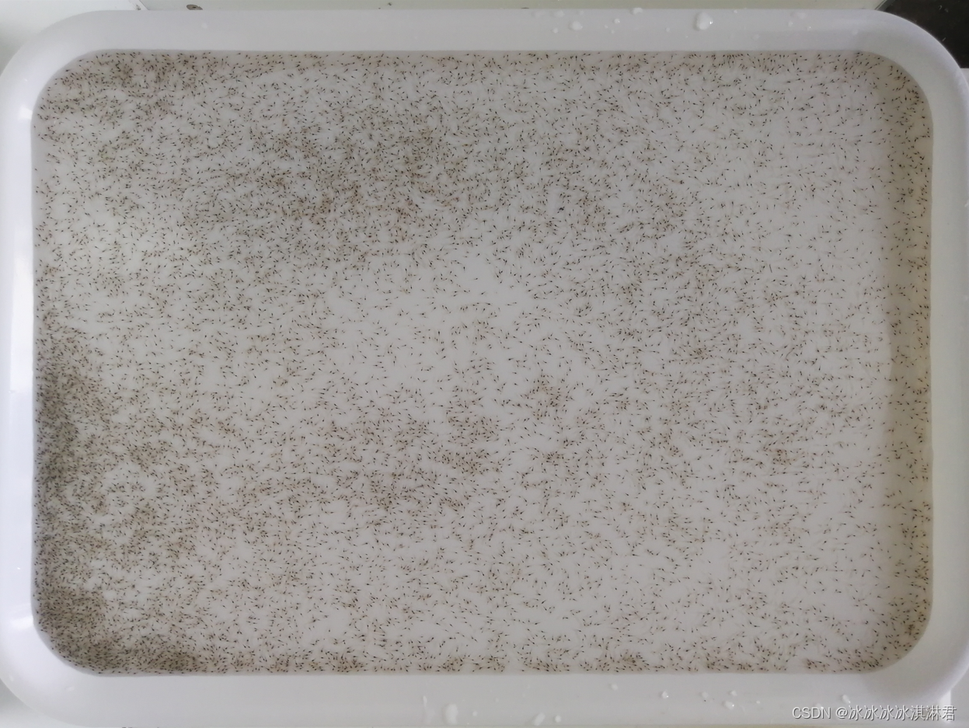
#> input picture resources/1.png, 969 x 728 px, shrunk from 1247 x 937 before the run
$ python -i countSpot.py   (imports and definitions only)
#> lines starting #> are read from the running program, lines starting #| are printed output that depends on the picture; after the words box and inside, x2 and y2 are one past the last pixel; in counts of white or black regions, pixels touching at a corner belong together
'''
/-----resources - 存储源文件
    ∟run
       ∟result - 存储处理结果
虾苗识别 - 自动计算面积阈值
'''
import matplotlib.pyplot as plt
import numpy as np
import cv2
from tqdm import tqdm
import os
import threading
import time


# 文件重命名
# [21 lines left out: function rename, not called in this run]


# rename(6)


class ShrimpIdent:
    def __init__(self):
        self.resPath = "resources"
        self.relPath = "run/result"
        self.filesPath = [(self.resPath + '/' + f) for f in os.listdir(self.resPath)]  # 待处理图像的相对路径
        self.relsPath = [(self.relPath + '/' + f) for f in os.listdir(self.resPath)]  # 处理结果保存的相对路径
        self.chartsPath = self.relPath + '/' + "charts.jpg"
        self.charts = {}
        # self.charts = {'0.jpg': 10356, '1.jpg': 8755, '2.jpg': 12821, '3.jpg': 21769, '4.jpg': 12821, '5.jpg': 12821,
        #                '6.jpg': 9475, '7.jpg': 9006, '8.jpg': 10171, '9.jpg': 10391}

    # 显示初始图像
    def showOriginalImg(self, img):
        cv2.imshow("win", img)

        # [6 lines of commented-out code are left out]
    # [8 lines left out: function showProcessedImg, not called in this run]

    # 计算图像阈值
    def computeAreasThreshold(self, areas):
        areas_set = list(set(areas))
        areas_set.sort()

        areas_num = []

        for i in range(len(areas_set)):
            if areas_set[i] == 0:
                continue
            areas_num.append(areas.count(areas_set[i]))

        areas_thre_index = 0
        areas_thre = 0

        for i in range(len(areas_num)):
            if areas_num[i] > max(areas_num) * 0.1:
                areas_thre = i

        return areas_thre

    # 识别目标并计数
    def computeNumberShrimp(self, pic_path):
#> called with pic_path = 'resources/1.png'
        img = cv2.imread(pic_path)
#> img is the input picture: shape (728, 969, 3); mean B, G, R 149.9, 153.3, 157.5
        gray = cv2.cvtColor(img, cv2.COLOR_BGR2GRAY)
        thre, edge = cv2.threshold(gray, 100, 255, cv2.THRESH_BINARY)
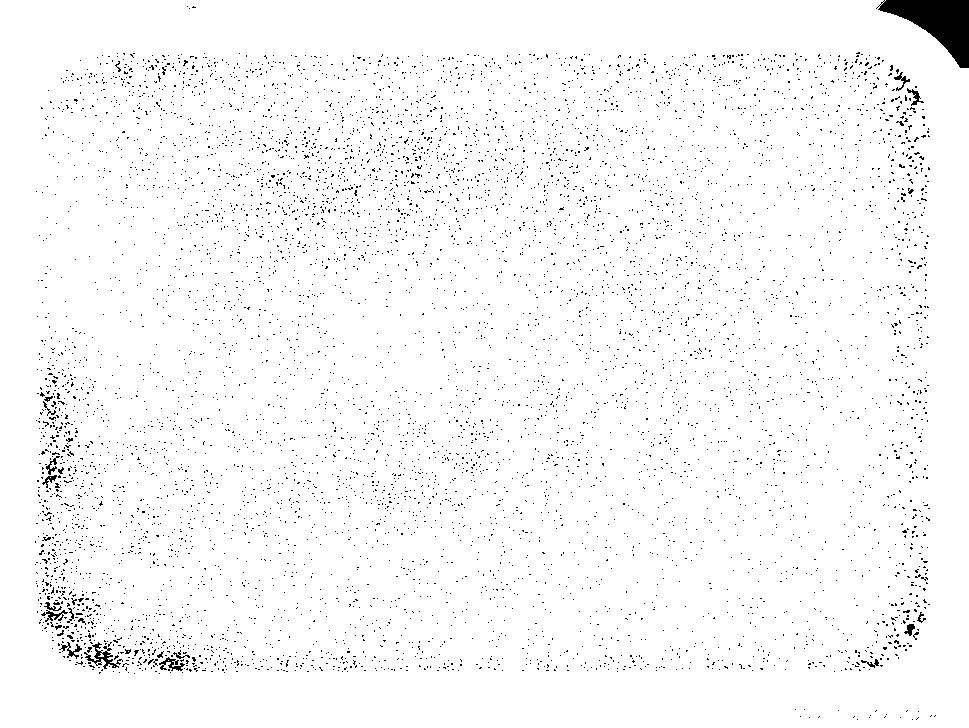
#> edge: shape (728, 969); 97.5% white; 7008 black regions (6983 under 20 px), largest, box (x1, y1, x2, y2) and area: (876, 0, 969, 68) 3060, (84, 642, 123, 669) 306, (159, 657, 185, 671) 153
        edge = 255 - edge
#> edge: shape (728, 969); 2.5% white; 7008 white regions (6983 under 20 px)
        contours, hierarchy = cv2.findContours(edge, cv2.RETR_EXTERNAL, cv2.CHAIN_APPROX_SIMPLE)
#> contours = 7008 contours, 6996 with area under 20; largest, box (x1, y1, x2, y2) and area: (876, 0, 969, 68) 2933, (84, 642, 123, 669) 222, (159, 657, 185, 671) 92, (41, 610, 68, 622) 68, (59, 642, 82, 659) 66
        cv2.drawContours(edge, contours, -1, (0, 0, 0xff), 5)
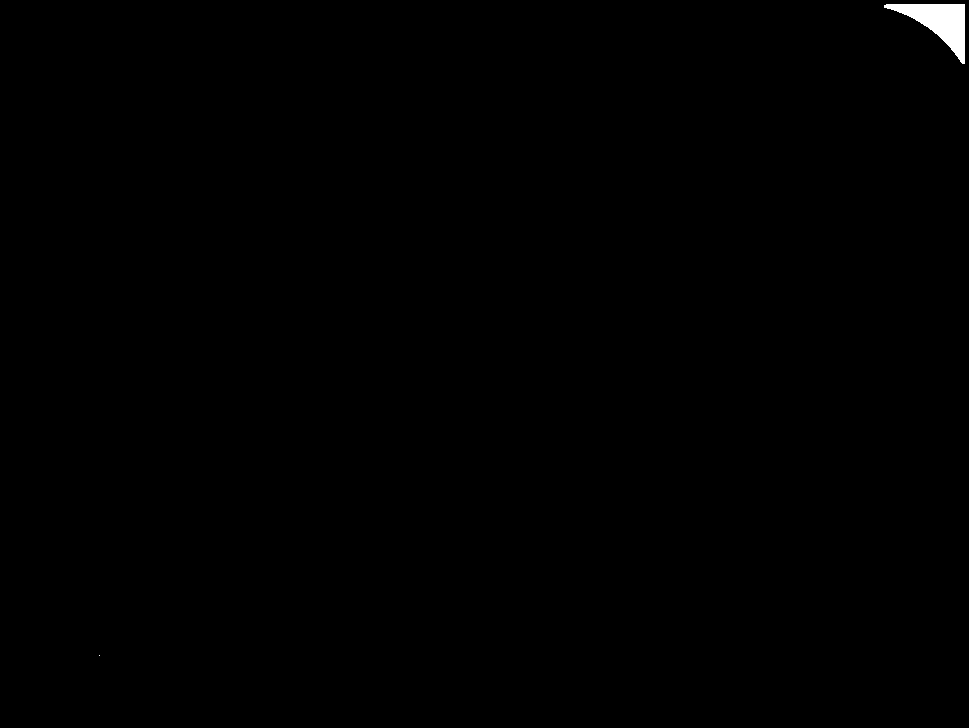
#> edge: shape (728, 969); 0.29% white; 2 white regions (1 under 20 px), largest, box (x1, y1, x2, y2) and area: (884, 4, 965, 64) 2053

        areas = []
        for cont in contours:
            area = cv2.contourArea(cont)
            areas.append(area)
#> this loop made 7008 passes
#> (cont, area) on passes 1 to 3: ([[912, 719]], 0), ([[857, 719]], 0), ([[918, 717], [916, 719]], 0)
#> after the loop, areas = 7008 values, max 2933 at index 7007, min 0 at index 0, mean 0.751

        areas_thre = self.computeAreasThreshold(areas)
#> in computeAreasThreshold, `areas_set = list(set(areas))`: areas_set = 41 values, max 2933 at index 40, min 0 at index 0, mean 95.73
#> the loop in computeAreasThreshold, `for i in range(len(areas_set)):` made 41 passes
#> after the loop in computeAreasThreshold, `for i in range(len(areas_set)):`: areas_num = 40 values, max 604 at index 0, min 1 at index 15, mean 30.02
#> the loop in computeAreasThreshold, `for i in range(len(areas_num)):` made 40 passes
#> areas_thre = 3

        count = 0
        for cont in tqdm(contours):  # 进度条（tqdm）
            area = cv2.contourArea(cont)  # 计算包围性状的面积
            if area == 0.0 or area >= areas_thre:
                continue

            count = count + 1
            rect = cv2.boundingRect(cont)  # 提取矩形坐标
            cv2.rectangle(img, rect, (0, 0, 0xff), 1)  # 绘制矩形
            y = 10 if rect[1] < 10 else rect[1]  # 防止编号到图片之外
            cv2.putText(img, str(count), (rect[0], y), cv2.FONT_HERSHEY_COMPLEX, 0.4, (0, 255, 0), 1)  # 在左上角写上编号
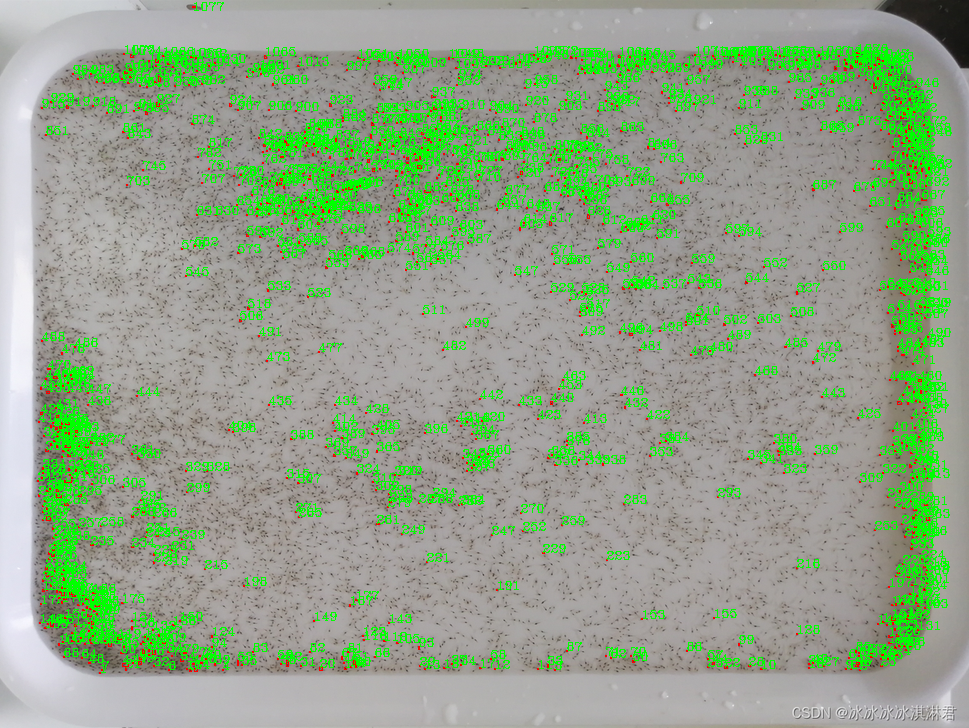
#> img: shape (728, 969, 3); 10.63% of pixels changed, all inside (x1, y1, x2, y2) = (37, 2, 952, 674)
#> after the loop, count = 1077

        return img, count

    # [55 lines left out: functions run, startThread, savefor, paintcharts, not called in this run]


# [3 lines not run here, left out]
    # shi.paintcharts()

>>> result = ShrimpIdent().computeNumberShrimp('resources/1.png')
